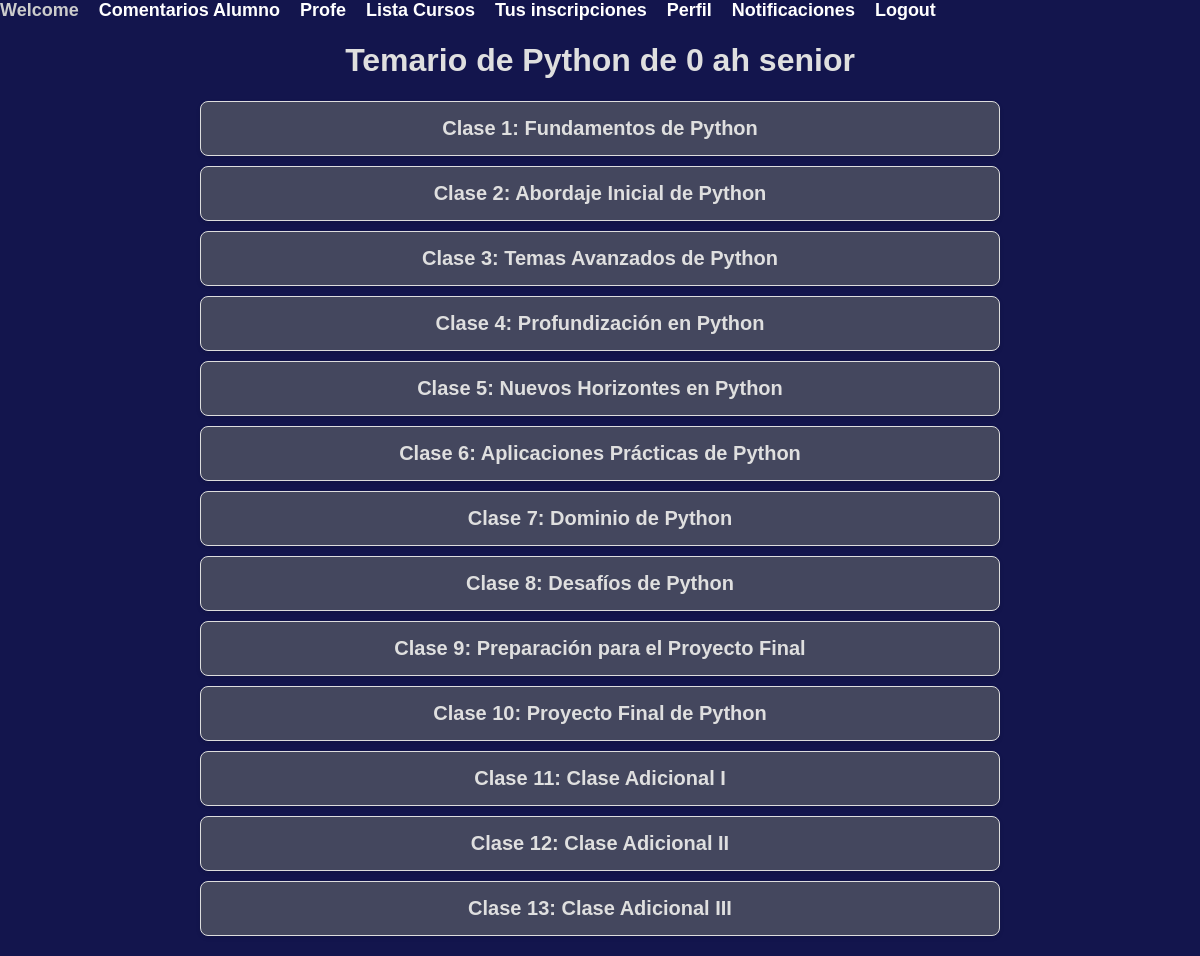
Screenshot of /temario/1/ (signed in) with the database file from the repository.
### myapp/models.py (models this page shows, shortened)
class Cursos(models.Model):
    nombre = models.CharField(max_length=255)
    tipo = models.CharField(max_length=100)
    decribcion = models.CharField(max_length=255)
    años = models.CharField(max_length=255)

class Temario(models.Model):
    curso = models.ForeignKey(Cursos, on_delete=models.CASCADE, related_name='temarios')
    titulo = models.CharField(max_length=255)
    descripcion = models.TextField()

### myapp/views.py (the view)
# urls.py: path('temario/<int:curso_id>/', views.mostrar_temario, name='mostrar_temario'),
def mostrar_temario(request, curso_id):
    usuario = request.user
    inscripciones = InscripcionCurso.objects.filter(usuario=usuario, curso_id=curso_id)
    if not inscripciones:
        return HttpResponse("No estás inscrito en este curso.")
    curso = get_object_or_404(Cursos, id=curso_id)
    temarios = curso.temarios.all()
    return render(request, 'temario.html', {'curso': curso, 'temarios': temarios})

### myapp/templates/temario.html (shortened to what this page needs)
{% load static %}
<!DOCTYPE html>
<html lang="en">
<head>
    <link rel="stylesheet" type="text/css" href="{% static 'css/styles.css' %}">
</head>
<body>
    <ul class="navbar-links">
        <li><a href="/">Welcome</a></li>
        <li><a href="/comentarios_alumno/">Comentarios Alumno</a></li>
        <li><a href="/profe/">Profe</a></li>
        <li><a href="/lista-cursos/">Lista Cursos</a></li>
        {% if user.is_authenticated %}
        <li><a href="{% url 'cursos_inscritos' %}">Tus inscripciones</a></li>
        <li><a href="/perfil/">Perfil</a></li>
        <li>
            <a href="#" id="notificaciones" data-url="{% url 'notificaciones' %}" class="notificaciones-link {{ notificaciones_class }}">{{ notificaciones_no_vistas }} Notificaciones</a>
        </li>
        {% endif %}
        <li>
          {% if user.is_authenticated %}
          <a href="{% url 'user_logout' %}">Logout</a>
          {% else %}
          <a href="{% url 'user_login' %}">Login</a>
          {% endif %}
        </li>
    </ul>
    <h1>Temario de {{ curso.nombre }}</h1>
    <ul class="temario-list">
        {% for temario in temarios %}
            <li class="temario-item">
                <h2 class="temario-title" onclick="openPopup({{ forloop.counter0 }})">{{ temario.titulo }}</h2>
            </li>
        {% endfor %}
    </ul>
</body>
</html>

### myapp/static/css/styles.css (style rules this page uses)
body { font-family: Arial, sans-serif; margin: 0; padding: 0; background-color: #13154d; text-align: center; }
.navbar-links { list-style-type: none; display: flex; margin: 0; padding: 0; color: #f7f6f6; font-size: 18px; font-weight: bold; }
.navbar-links li { margin-right: 20px; }
.navbar-links li a { color: #fff; text-decoration: none; }
h1, h2 { color: #dfdfdf; }
ul { list-style-type: none; padding: 0; }

### myapp/templates/temario.html (style rules this page uses)
.temario-list { list-style-type: none; padding: 0; max-width: 800px; margin: 20px auto; }
.temario-item { background-color: #44475e; border: 1px solid #ddd; border-radius: 8px; margin: 10px 0; padding: 15px; box-shadow: 0 2px 4px rgba(0, 0, 0, 0.1); }
.temario-title { font-size: 20px; cursor: pointer; margin: 0; }

### rows the page displays
Cursos: nombre "Python de 0 ah senior"
Temario: titulo "Clase 1: Fundamentos de Python"
Temario: titulo "Clase 2: Abordaje Inicial de Python"
Temario: titulo "Clase 3: Temas Avanzados de Python"
Temario: titulo "Clase 4: Profundización en Python"
Temario: titulo "Clase 5: Nuevos Horizontes en Python"
Temario: titulo "Clase 6: Aplicaciones Prácticas de Python"
Temario: titulo "Clase 7: Dominio de Python"
Temario: titulo "Clase 8: Desafíos de Python"
Temario: titulo "Clase 9: Preparación para el Proyecto Final"
Temario: titulo "Clase 10: Proyecto Final de Python"
Temario: titulo "Clase 11: Clase Adicional I"
Temario: titulo "Clase 12: Clase Adicional II"
Temario: titulo "Clase 13: Clase Adicional III"
